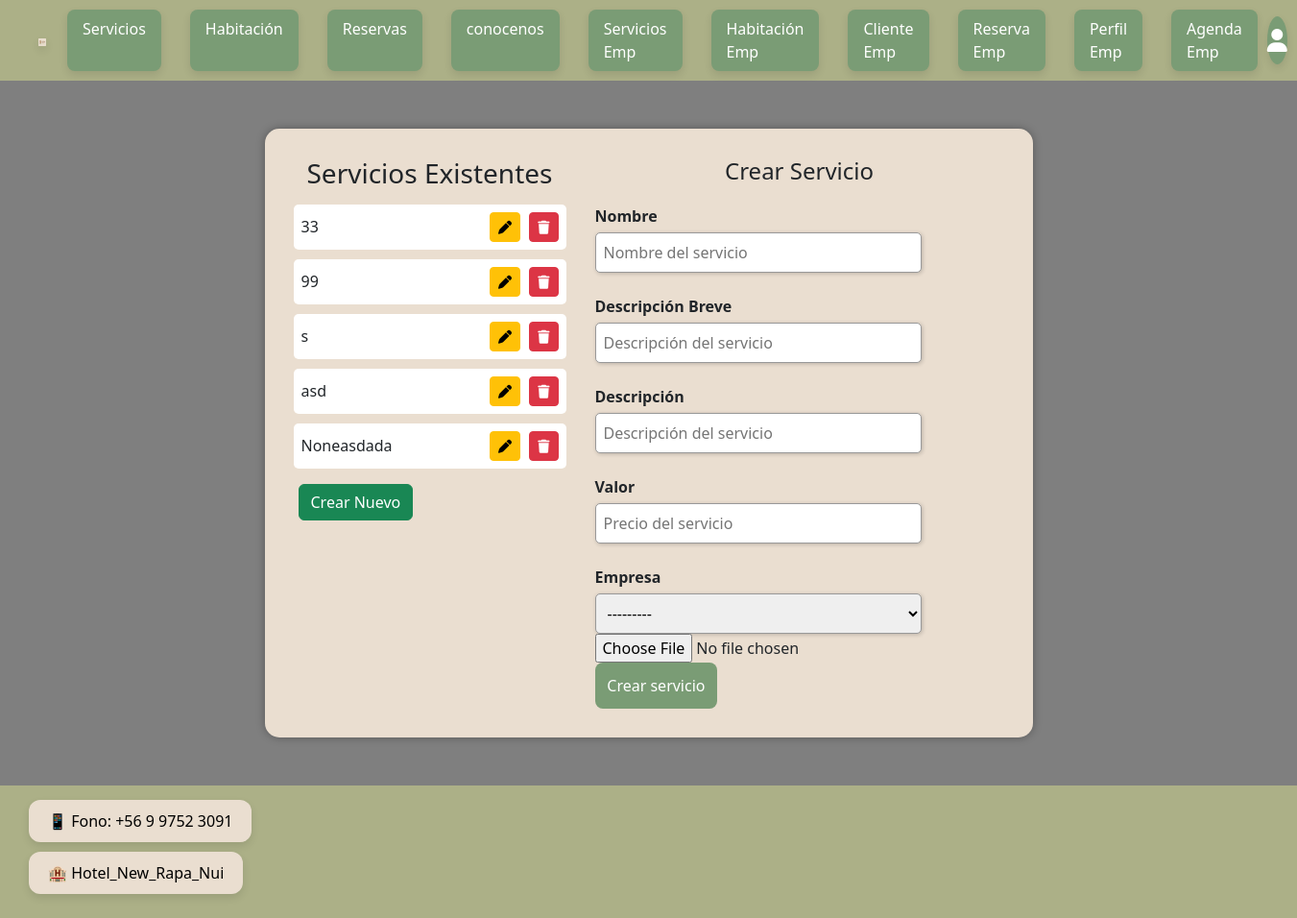
Page /listar_servicio/ on the earlier database version.
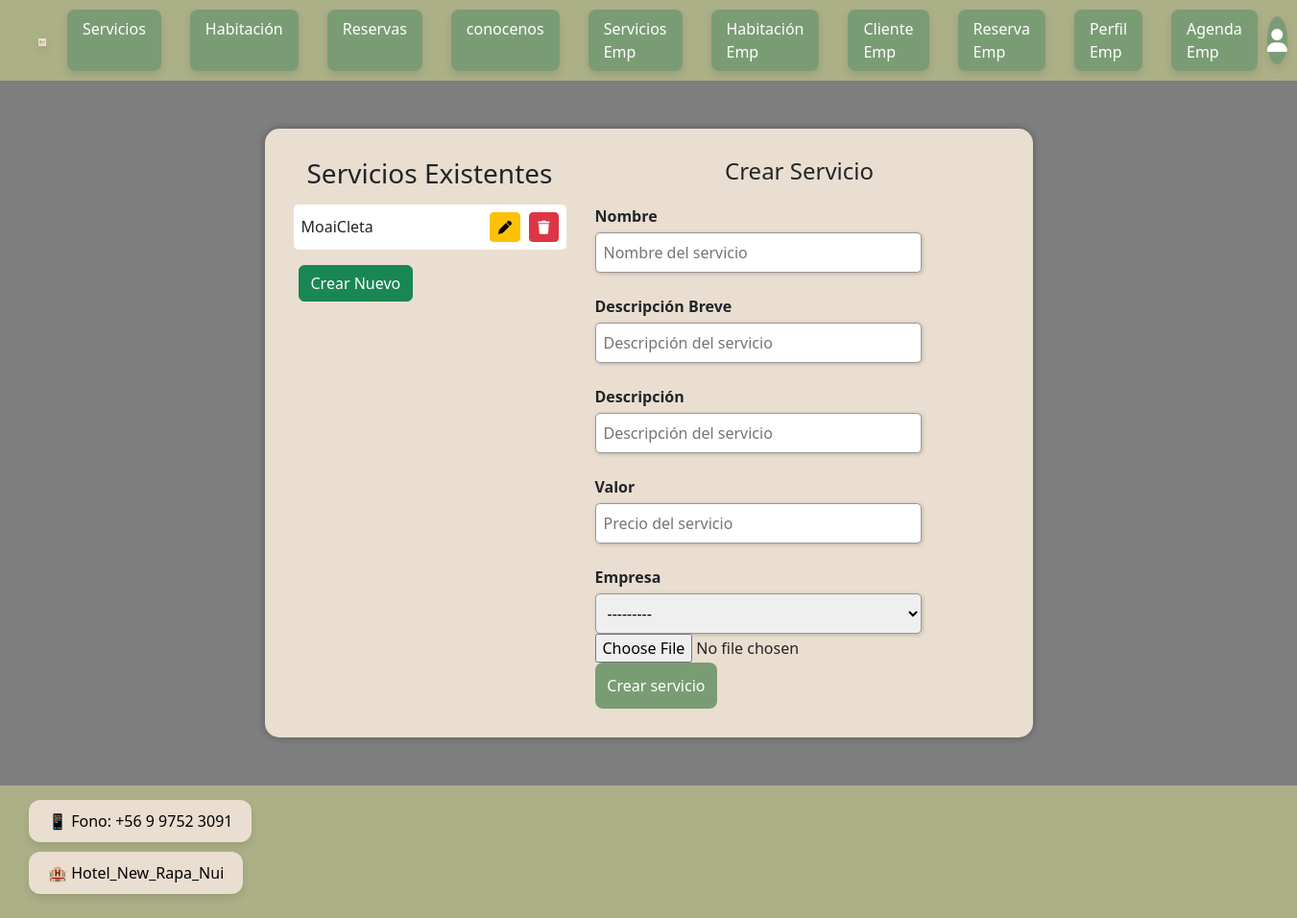
Same page on the later database version.
### app/models.py (models this page shows, shortened)
class Servicio_Ext(models.Model):
    n_s_ext = models.CharField(max_length=10, primary_key=True)
    descripcion_breve = models.TextField(max_length=100,default='')
    descripcions_ext = models.TextField(max_length=100)
    precios_ext = models.IntegerField()
    empresa = models.ForeignKey(Empresa, on_delete=models.CASCADE)
    imagen = models.ImageField(upload_to='servicios', null=True)

### app/views.py (the view, shortened to what this page needs)
# urls.py: path("listar_servicio/", listar_servicio, name="listar_servicio"),
def listar_servicio(request):
    data = {
        'form': ServicioExtForm(),
        'servicios': Servicio_Ext.objects.all()
    }
    return render(request, "app/Empleados/crear-servicio-emp/crear-servicio-emp.html", data)

### app/forms.py
class ServicioExtForm(forms.ModelForm):
    class Meta:
        model = Servicio_Ext
        fields = '__all__'

### app/models.py (called while the page is built)
    def __str__(self):
        return self.Rut_empresa

### app/templates/app/Empleados/crear-servicio-emp/crear-servicio-emp.html (shortened to what this page needs)
{% extends 'app/base.html' %}
{% load static %}
{% block extra_css %}
  <link rel="stylesheet" href="{% static 'app/css/crear-servicio-emp.css' %}">
{% endblock %}
{% block content %}
<main class="contenedor-recuadro">
  <div class="recuadro-servicio">
    <div class="lado izquierdo">
      <h3>Servicios Existentes</h3>
      <ul>
        {% for p in servicios %}
          <li>
            {{ p.n_s_ext }}
            <span>
              <a class="btn btn-warning btn-sm" href="{% url 'modificar_servicio_ext' p.n_s_ext %}">
                <i class="fas fa-pen"></i>
              </a>
              <a class="btn btn-danger btn-sm" href="{% url 'eliminar_servicio_ext' p.n_s_ext %}">
                <i class="fas fa-trash"></i>
              </a>
            </span>
          </li>
        {% endfor %}
      </ul>
      <a class="btn btn-success" href="{% url 'listar_servicio' %}">Crear Nuevo</a>
    </div>
    <div class="lado derecho">
      <h2 class="reservaTitulo">Crear Servicio</h2>
      <form method="POST" enctype="multipart/form-data">
        <div class="titulosInputs"><p>Nombre</p></div>
        <input type="text" name="{{ form.n_s_ext.name }}" value="{{ form.n_s_ext.value|default_if_none:'' }}" placeholder="Nombre del servicio">
        <div class="titulosInputs"><p>Descripción Breve</p></div>
        <input type="text" name="{{ form.descripcion_breve.name }}" value="{{ form.descripcion_breve.value|default_if_none:'' }}" placeholder="Descripción del servicio">
        <div class="titulosInputs"><p>Descripción</p></div>
        <input type="text" name="{{ form.descripcions_ext.name }}" value="{{ form.descripcions_ext.value|default_if_none:'' }}" placeholder="Descripción del servicio">
        <div class="titulosInputs"><p>Valor</p></div>
        <input type="number" name="{{ form.precios_ext.name }}" value="{{ form.precios_ext.value|default_if_none:'' }}" placeholder="Precio del servicio">
        <div class="titulosInputs"><p>Empresa</p></div>
        {{ form.empresa }}
        {{ form.imagen }}
        <div class="contenedorInputs">
          <button type="submit" class="button">Crear servicio</button>
        </div>
      </form>
    </div>
  </div>
</main>
{% endblock %}

Differences in the rows shown:
removed Servicio_Ext: n_s_ext "33"
removed Servicio_Ext: n_s_ext "99"
removed Servicio_Ext: n_s_ext "s"
removed Servicio_Ext: n_s_ext "asd"
removed Servicio_Ext: n_s_ext "Noneasdada"
added Servicio_Ext: n_s_ext "MoaiCleta"
